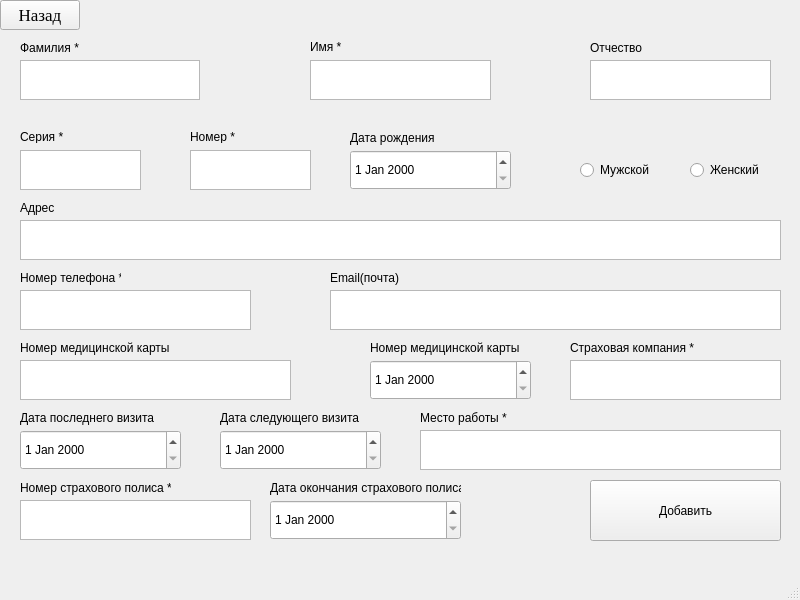
<?xml version="1.0" encoding="UTF-8"?>
<ui version="4.0">
 <class>addNewPatient</class>
 <widget class="QMainWindow" name="addNewPatient">
  <property name="geometry">
   <rect>
    <x>0</x>
    <y>0</y>
    <width>800</width>
    <height>600</height>
   </rect>
  </property>
  <property name="minimumSize">
   <size>
    <width>800</width>
    <height>600</height>
   </size>
  </property>
  <property name="maximumSize">
   <size>
    <width>800</width>
    <height>600</height>
   </size>
  </property>
  <property name="windowTitle">
   <string>Добавить нового пациента</string>
  </property>
  <property name="inputMethodHints">
   <set>Qt::ImhNone</set>
  </property>
  <widget class="QWidget" name="centralwidget">
   <widget class="QTextEdit" name="surname">
    <property name="geometry">
     <rect>
      <x>20</x>
      <y>60</y>
      <width>180</width>
      <height>40</height>
     </rect>
    </property>
    <property name="cursor" stdset="0">
     <cursorShape>IBeamCursor</cursorShape>
    </property>
   </widget>
   <widget class="QTextEdit" name="name">
    <property name="geometry">
     <rect>
      <x>310</x>
      <y>60</y>
      <width>181</width>
      <height>40</height>
     </rect>
    </property>
    <property name="cursor" stdset="0">
     <cursorShape>IBeamCursor</cursorShape>
    </property>
   </widget>
   <widget class="QTextEdit" name="patronumic">
    <property name="geometry">
     <rect>
      <x>590</x>
      <y>60</y>
      <width>181</width>
      <height>40</height>
     </rect>
    </property>
    <property name="cursor" stdset="0">
     <cursorShape>IBeamCursor</cursorShape>
    </property>
   </widget>
   <widget class="QTextEdit" name="serialPasport">
    <property name="geometry">
     <rect>
      <x>20</x>
      <y>150</y>
      <width>121</width>
      <height>40</height>
     </rect>
    </property>
    <property name="cursor" stdset="0">
     <cursorShape>IBeamCursor</cursorShape>
    </property>
   </widget>
   <widget class="QTextEdit" name="address">
    <property name="geometry">
     <rect>
      <x>20</x>
      <y>220</y>
      <width>761</width>
      <height>40</height>
     </rect>
    </property>
    <property name="cursor" stdset="0">
     <cursorShape>IBeamCursor</cursorShape>
    </property>
   </widget>
   <widget class="QTextEdit" name="phoneNumber">
    <property name="geometry">
     <rect>
      <x>20</x>
      <y>290</y>
      <width>231</width>
      <height>40</height>
     </rect>
    </property>
    <property name="cursor" stdset="0">
     <cursorShape>IBeamCursor</cursorShape>
    </property>
   </widget>
   <widget class="QTextEdit" name="email">
    <property name="geometry">
     <rect>
      <x>330</x>
      <y>290</y>
      <width>451</width>
      <height>40</height>
     </rect>
    </property>
   </widget>
   <widget class="QTextEdit" name="numverOfMedicalCard">
    <property name="geometry">
     <rect>
      <x>20</x>
      <y>360</y>
      <width>271</width>
      <height>40</height>
     </rect>
    </property>
    <property name="cursor" stdset="0">
     <cursorShape>IBeamCursor</cursorShape>
    </property>
   </widget>
   <widget class="QDateEdit" name="dateOfMedicalCardgfGet">
    <property name="geometry">
     <rect>
      <x>370</x>
      <y>360</y>
      <width>161</width>
      <height>40</height>
     </rect>
    </property>
   </widget>
   <widget class="QDateEdit" name="birthday">
    <property name="geometry">
     <rect>
      <x>350</x>
      <y>150</y>
      <width>161</width>
      <height>40</height>
     </rect>
    </property>
   </widget>
   <widget class="QTextEdit" name="numerPassport">
    <property name="geometry">
     <rect>
      <x>190</x>
      <y>150</y>
      <width>121</width>
      <height>40</height>
     </rect>
    </property>
    <property name="cursor" stdset="0">
     <cursorShape>IBeamCursor</cursorShape>
    </property>
   </widget>
   <widget class="QDateEdit" name="lastVisitdate">
    <property name="geometry">
     <rect>
      <x>20</x>
      <y>430</y>
      <width>161</width>
      <height>40</height>
     </rect>
    </property>
    <property name="cursor">
     <cursorShape>IBeamCursor</cursorShape>
    </property>
   </widget>
   <widget class="QDateEdit" name="nextVisitDate">
    <property name="geometry">
     <rect>
      <x>220</x>
      <y>430</y>
      <width>161</width>
      <height>40</height>
     </rect>
    </property>
    <property name="cursor">
     <cursorShape>IBeamCursor</cursorShape>
    </property>
   </widget>
   <widget class="QTextEdit" name="numberOfInsurancePolis">
    <property name="geometry">
     <rect>
      <x>20</x>
      <y>500</y>
      <width>231</width>
      <height>40</height>
     </rect>
    </property>
    <property name="cursor" stdset="0">
     <cursorShape>IBeamCursor</cursorShape>
    </property>
    <property name="styleSheet">
     <string notr="true">font: 13pt &quot;MS Shell Dlg 2&quot;;</string>
    </property>
   </widget>
   <widget class="QDateEdit" name="dateInsuranceDead">
    <property name="geometry">
     <rect>
      <x>270</x>
      <y>500</y>
      <width>191</width>
      <height>40</height>
     </rect>
    </property>
   </widget>
   <widget class="QRadioButton" name="radioButton">
    <property name="geometry">
     <rect>
      <x>580</x>
      <y>160</y>
      <width>82</width>
      <height>20</height>
     </rect>
    </property>
    <property name="cursor">
     <cursorShape>IBeamCursor</cursorShape>
    </property>
    <property name="text">
     <string>Мужской</string>
    </property>
    <attribute name="buttonGroup">
     <string notr="true">buttonGroup_2</string>
    </attribute>
   </widget>
   <widget class="QRadioButton" name="radioButton_2">
    <property name="geometry">
     <rect>
      <x>690</x>
      <y>160</y>
      <width>82</width>
      <height>20</height>
     </rect>
    </property>
    <property name="cursor">
     <cursorShape>IBeamCursor</cursorShape>
    </property>
    <property name="text">
     <string>Женский</string>
    </property>
    <attribute name="buttonGroup">
     <string notr="true">buttonGroup_2</string>
    </attribute>
   </widget>
   <widget class="QPushButton" name="backFromAddPatent">
    <property name="geometry">
     <rect>
      <x>0</x>
      <y>0</y>
      <width>80</width>
      <height>30</height>
     </rect>
    </property>
    <property name="font">
     <font>
      <family>Times New Roman</family>
      <pointsize>13</pointsize>
     </font>
    </property>
    <property name="text">
     <string>Назад</string>
    </property>
   </widget>
   <widget class="QPushButton" name="confirmAddPatient">
    <property name="geometry">
     <rect>
      <x>590</x>
      <y>480</y>
      <width>191</width>
      <height>61</height>
     </rect>
    </property>
    <property name="styleSheet">
     <string notr="true">font: 16pt &quot;MS Shell Dlg 2&quot;;</string>
    </property>
    <property name="text">
     <string>Добавить</string>
    </property>
   </widget>
   <widget class="QLabel" name="label">
    <property name="geometry">
     <rect>
      <x>20</x>
      <y>40</y>
      <width>81</width>
      <height>16</height>
     </rect>
    </property>
    <property name="text">
     <string>Фамилия *</string>
    </property>
   </widget>
   <widget class="QLabel" name="label_2">
    <property name="geometry">
     <rect>
      <x>310</x>
      <y>40</y>
      <width>47</width>
      <height>13</height>
     </rect>
    </property>
    <property name="text">
     <string>Имя *</string>
    </property>
   </widget>
   <widget class="QLabel" name="label_3">
    <property name="geometry">
     <rect>
      <x>590</x>
      <y>40</y>
      <width>121</width>
      <height>16</height>
     </rect>
    </property>
    <property name="text">
     <string>Отчество</string>
    </property>
   </widget>
   <widget class="QLabel" name="label_4">
    <property name="geometry">
     <rect>
      <x>20</x>
      <y>130</y>
      <width>47</width>
      <height>13</height>
     </rect>
    </property>
    <property name="text">
     <string>Серия *</string>
    </property>
   </widget>
   <widget class="QLabel" name="label_5">
    <property name="geometry">
     <rect>
      <x>190</x>
      <y>130</y>
      <width>47</width>
      <height>13</height>
     </rect>
    </property>
    <property name="text">
     <string>Номер *</string>
    </property>
   </widget>
   <widget class="QLabel" name="label_6">
    <property name="geometry">
     <rect>
      <x>350</x>
      <y>130</y>
      <width>101</width>
      <height>16</height>
     </rect>
    </property>
    <property name="text">
     <string>Дата рождения</string>
    </property>
   </widget>
   <widget class="QLabel" name="label_7">
    <property name="geometry">
     <rect>
      <x>20</x>
      <y>200</y>
      <width>101</width>
      <height>16</height>
     </rect>
    </property>
    <property name="text">
     <string>Адрес</string>
    </property>
   </widget>
   <widget class="QLabel" name="label_8">
    <property name="geometry">
     <rect>
      <x>20</x>
      <y>270</y>
      <width>101</width>
      <height>16</height>
     </rect>
    </property>
    <property name="text">
     <string>Номер телефона *</string>
    </property>
   </widget>
   <widget class="QLabel" name="label_9">
    <property name="geometry">
     <rect>
      <x>330</x>
      <y>270</y>
      <width>101</width>
      <height>16</height>
     </rect>
    </property>
    <property name="text">
     <string>Email(почта)</string>
    </property>
   </widget>
   <widget class="QLabel" name="label_10">
    <property name="geometry">
     <rect>
      <x>20</x>
      <y>340</y>
      <width>151</width>
      <height>16</height>
     </rect>
    </property>
    <property name="text">
     <string>Номер медицинской карты</string>
    </property>
   </widget>
   <widget class="QLabel" name="label_11">
    <property name="geometry">
     <rect>
      <x>370</x>
      <y>340</y>
      <width>151</width>
      <height>16</height>
     </rect>
    </property>
    <property name="text">
     <string>Номер медицинской карты</string>
    </property>
   </widget>
   <widget class="QLabel" name="label_12">
    <property name="geometry">
     <rect>
      <x>20</x>
      <y>410</y>
      <width>151</width>
      <height>16</height>
     </rect>
    </property>
    <property name="text">
     <string>Дата последнего визита</string>
    </property>
    <property name="scaledContents">
     <bool>false</bool>
    </property>
   </widget>
   <widget class="QLabel" name="label_13">
    <property name="geometry">
     <rect>
      <x>220</x>
      <y>410</y>
      <width>151</width>
      <height>16</height>
     </rect>
    </property>
    <property name="text">
     <string>Дата следующего визита</string>
    </property>
    <property name="scaledContents">
     <bool>false</bool>
    </property>
   </widget>
   <widget class="QLabel" name="label_14">
    <property name="geometry">
     <rect>
      <x>20</x>
      <y>480</y>
      <width>151</width>
      <height>16</height>
     </rect>
    </property>
    <property name="text">
     <string>Номер страхового полиса *</string>
    </property>
    <property name="scaledContents">
     <bool>false</bool>
    </property>
   </widget>
   <widget class="QLabel" name="label_15">
    <property name="geometry">
     <rect>
      <x>270</x>
      <y>480</y>
      <width>191</width>
      <height>16</height>
     </rect>
    </property>
    <property name="text">
     <string>Дата окончания страхового полиса *</string>
    </property>
    <property name="scaledContents">
     <bool>false</bool>
    </property>
   </widget>
   <widget class="QTextEdit" name="workingPlace">
    <property name="geometry">
     <rect>
      <x>420</x>
      <y>430</y>
      <width>361</width>
      <height>40</height>
     </rect>
    </property>
    <property name="cursor" stdset="0">
     <cursorShape>IBeamCursor</cursorShape>
    </property>
   </widget>
   <widget class="QLabel" name="label_16">
    <property name="geometry">
     <rect>
      <x>420</x>
      <y>410</y>
      <width>151</width>
      <height>16</height>
     </rect>
    </property>
    <property name="text">
     <string>Место работы *</string>
    </property>
    <property name="scaledContents">
     <bool>false</bool>
    </property>
   </widget>
   <widget class="QTextEdit" name="patronumic_2">
    <property name="geometry">
     <rect>
      <x>570</x>
      <y>360</y>
      <width>211</width>
      <height>40</height>
     </rect>
    </property>
    <property name="cursor" stdset="0">
     <cursorShape>IBeamCursor</cursorShape>
    </property>
   </widget>
   <widget class="QLabel" name="label_17">
    <property name="geometry">
     <rect>
      <x>570</x>
      <y>340</y>
      <width>151</width>
      <height>16</height>
     </rect>
    </property>
    <property name="text">
     <string>Страховая компания *</string>
    </property>
    <property name="scaledContents">
     <bool>false</bool>
    </property>
   </widget>
  </widget>
  <widget class="QMenuBar" name="menubar">
   <property name="geometry">
    <rect>
     <x>0</x>
     <y>0</y>
     <width>800</width>
     <height>21</height>
    </rect>
   </property>
  </widget>
  <widget class="QStatusBar" name="statusbar"/>
 </widget>
 <resources/>
 <connections/>
 <buttongroups>
  <buttongroup name="buttonGroup_2"/>
 </buttongroups>
</ui>
